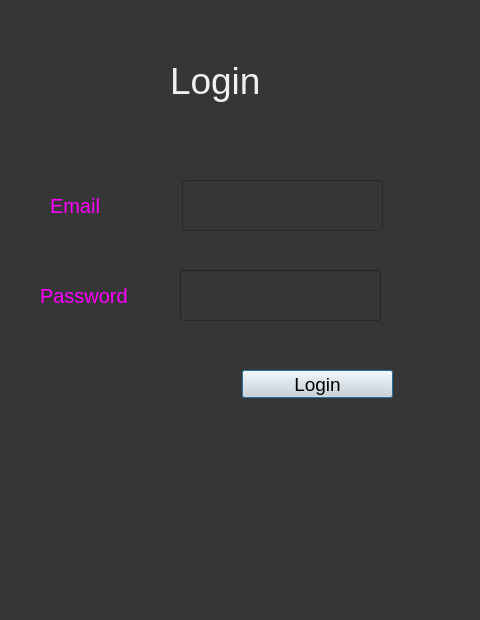
<?xml version="1.0" encoding="UTF-8"?>
<ui version="4.0">
 <class>Dialog</class>
 <widget class="QDialog" name="Dialog">
  <property name="geometry">
   <rect>
    <x>0</x>
    <y>0</y>
    <width>480</width>
    <height>620</height>
   </rect>
  </property>
  <property name="windowTitle">
   <string>Dialog</string>
  </property>
  <property name="styleSheet">
   <string notr="true">background-color: rgb(54, 54, 54);</string>
  </property>
  <widget class="QLabel" name="label">
   <property name="geometry">
    <rect>
     <x>170</x>
     <y>50</y>
     <width>121</width>
     <height>61</height>
    </rect>
   </property>
   <property name="styleSheet">
    <string notr="true">color: rgb(240, 240, 240); font-size:28pt;</string>
   </property>
   <property name="text">
    <string>Login</string>
   </property>
  </widget>
  <widget class="QLabel" name="label_2">
   <property name="geometry">
    <rect>
     <x>50</x>
     <y>170</y>
     <width>111</width>
     <height>71</height>
    </rect>
   </property>
   <property name="styleSheet">
    <string notr="true">font-size:15pt; color: rgb(255, 0, 255);
</string>
   </property>
   <property name="text">
    <string>Email</string>
   </property>
  </widget>
  <widget class="QLineEdit" name="Email">
   <property name="geometry">
    <rect>
     <x>182</x>
     <y>180</y>
     <width>201</width>
     <height>51</height>
    </rect>
   </property>
   <property name="styleSheet">
    <string notr="true">font-size:14pt; color: rgb(244, 244, 244);</string>
   </property>
   <property name="text">
    <string/>
   </property>
  </widget>
  <widget class="QLabel" name="label_3">
   <property name="geometry">
    <rect>
     <x>40</x>
     <y>260</y>
     <width>111</width>
     <height>71</height>
    </rect>
   </property>
   <property name="styleSheet">
    <string notr="true">font-size:15pt; color: rgb(255, 0, 255);
</string>
   </property>
   <property name="text">
    <string>Password </string>
   </property>
  </widget>
  <widget class="QLineEdit" name="password">
   <property name="geometry">
    <rect>
     <x>180</x>
     <y>270</y>
     <width>201</width>
     <height>51</height>
    </rect>
   </property>
   <property name="styleSheet">
    <string notr="true">font-size:14pt; color: rgb(244, 244, 244);</string>
   </property>
   <property name="text">
    <string/>
   </property>
  </widget>
  <widget class="QPushButton" name="loginbutton">
   <property name="geometry">
    <rect>
     <x>242</x>
     <y>370</y>
     <width>151</width>
     <height>28</height>
    </rect>
   </property>
   <property name="styleSheet">
    <string notr="true">background-color:rgb(218, 218, 218); font-size:14pt
</string>
   </property>
   <property name="text">
    <string>Login</string>
   </property>
  </widget>
 </widget>
 <resources/>
 <connections/>
</ui>
